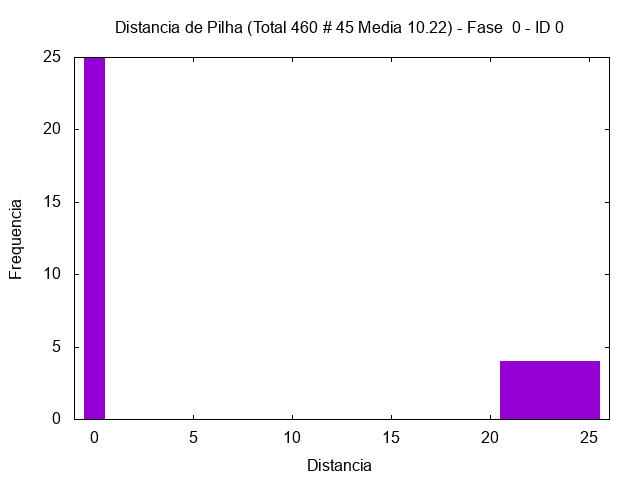

Reproduce this figure in gnuplot.
set term png
set output "/tmp/out/transp-hist-0-0.png"
set style fill solid 1.0
set title "Distancia de Pilha (Total 460 # 45 Media 10.22) - Fase  0 - ID 0"
set xlabel "Distancia"
set ylabel "Frequencia"
plot [-1:26] "/tmp/out/transp-hist-0-0.gpdat" u 3:4 w boxes t ""
